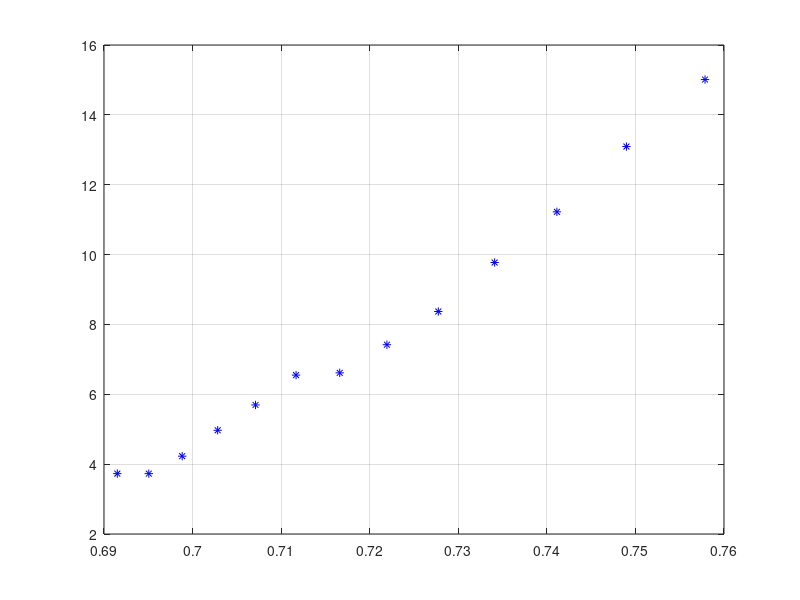

Reproduce this figure in MATLAB. (Note: this script raises an error after producing the figure.)

clear all;
close all;
clc;


%%
% 
% Open MATLAB for data analysis. In MATLAB, load the data from the file voltage_data.txt into a
% Numeric Matrix and plot it. You can use the MATLAB command importdata and plot to plot the
% data. You can visualize now that the sensor output is quite noisy. Calculate and write down the average and
% standard deviation of this dataset.
% 3. Now write a microcontroller (Arduino) code snippet to read in 20 consecutive values of the sensor voltage
% instead of a sigle one like before, average them into a single value and send it through the serial port. Output
% 50 such averaged values to a file as you did before. Import them into MATLAB, and plot the 50 datapoints.
% Calculate and write down the average and standard deviation. Finally, read in 200 consecutive voltage val-
% ues, average them on the microcontroller (Arduino), and save 50 such values into a data file. Again, plot
% your results in MATLAB and compare the average and standard deviation. Explain your observations and
% conclusions.

% load data
% 

% data = importdata('voltage_data.txt');
% figure
% hold on
% plot(data);
% disp(std(data))
% disp(mean(data))
% 
% data_averaged = importdata('voltage_data_averaged.txt');
% 
% plot(data_averaged);
% disp(std(data_averaged))
% disp(mean(data_averaged))
% 
% data_averaged_200 = importdata('voltage_data_averaged_200.txt');
% 
% plot(data_averaged_200);
% disp(std(data_averaged_200))
% disp(mean(data_averaged_200))
% 
% data_averaged_200_2 = importdata('voltage_data_averaged_200_2.txt');
% disp(mean(data_averaged_200_2))
% 
% qui = importdata('quiescent_voltage.txt');
% disp(mean(qui))

%% Q3.4

data = importdata('field_distance_backup.txt');
n = 0.1;
x = data(:,1)
y = data(:,2)
x_lin = 1./data(:,1).^n;

figure
plot(x_lin,y,'b*');
grid on
hold on

parameter = lsqcurvefit(@f_lin, [0;0], x_lin, y) % 168 and -133 are the value we got at first time with [0;0]

m = parameter(1)
c = parameter(2)

xfit = 14:2:40;
xfit_lin = 1./xfit.^n;
yfit_lin = f_lin(parameter, xfit_lin);

% plot(xfit_lin,yfit_lin,'r','linewidth',2); % plot of data and fit for linear case i.e. when 1/z^n
% hold off

% plots with x = z
figure
plot(x,y,'b*');
hold on
yfit = parameter(1)*f(xfit); % *1000 as we want it in mT, but values are veeery small, try multiplying with 100000000
plot(xfit,yfit,'r','linewidth',2);

function y = f(x)
    D = 0.01;
    R = 0.02;
    y1 = ( (D+x)./sqrt(R^2+(D+x).^2) );
    y2 = ( x./(sqrt(R^2+x.^2)) );
    y = y1 - y2;
end

function y = f_lin(parameter,x)
    y = parameter(1)*x+parameter(2);
end

